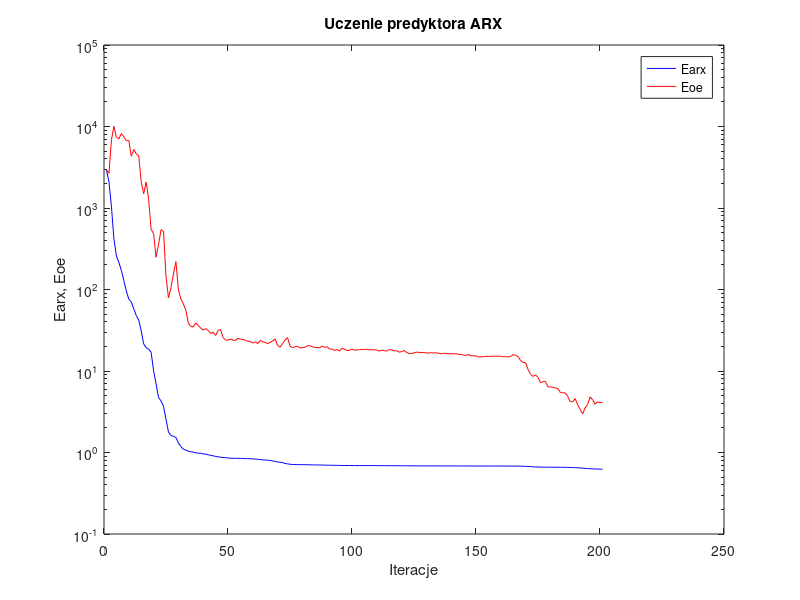
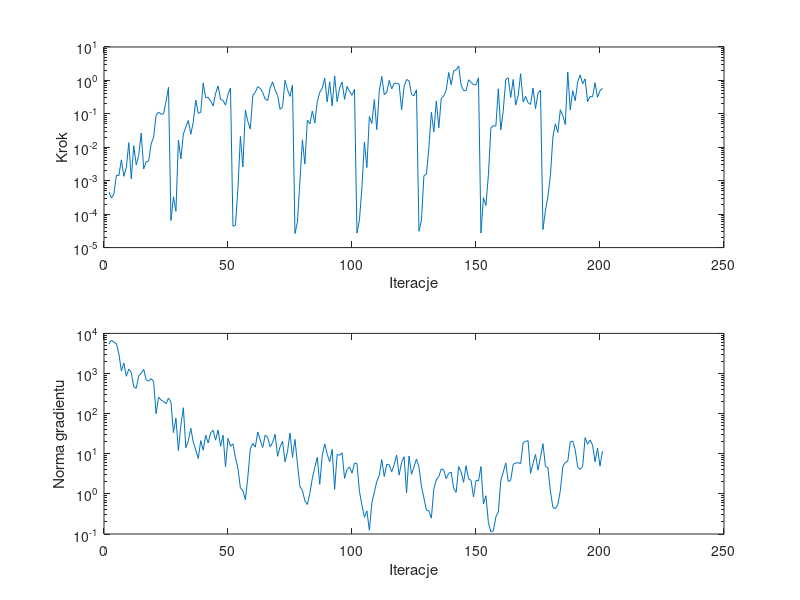

MATLAB code to generate these figures, in order:
%uczenie predyktora arx
clear all;
n=0; farx(n+1)=2.905638e+003; foe(n+1)=2.936647e+003; wspucz(n+1)=0.000000e+000; ng(n+1)=0.000000e+000;
%odnowa zmiennej metryki
n=1; farx(n+1)=2.094019e+003; foe(n+1)=2.666427e+003; krok(n+1)=4.604034e-004; ng(n+1)=5.405733e+003;
n=2; farx(n+1)=1.038695e+003; foe(n+1)=6.853166e+003; krok(n+1)=3.030901e-004; ng(n+1)=6.799160e+003;
n=3; farx(n+1)=4.174912e+002; foe(n+1)=1.009436e+004; krok(n+1)=4.090422e-004; ng(n+1)=5.997203e+003;
n=4; farx(n+1)=2.574557e+002; foe(n+1)=7.381540e+003; krok(n+1)=1.463096e-003; ng(n+1)=5.606899e+003;
n=5; farx(n+1)=2.146605e+002; foe(n+1)=7.061414e+003; krok(n+1)=1.420511e-003; ng(n+1)=3.090931e+003;
n=6; farx(n+1)=1.716610e+002; foe(n+1)=8.174111e+003; krok(n+1)=4.221448e-003; ng(n+1)=1.165124e+003;
n=7; farx(n+1)=1.286303e+002; foe(n+1)=7.481831e+003; krok(n+1)=1.350179e-003; ng(n+1)=1.833172e+003;
n=8; farx(n+1)=9.599048e+001; foe(n+1)=6.707840e+003; krok(n+1)=2.476023e-003; ng(n+1)=8.533187e+002;
n=9; farx(n+1)=7.595778e+001; foe(n+1)=6.726571e+003; krok(n+1)=1.375044e-002; ng(n+1)=1.296292e+003;
n=10; farx(n+1)=7.025797e+001; foe(n+1)=4.311488e+003; krok(n+1)=1.135356e-003; ng(n+1)=1.064087e+003;
n=11; farx(n+1)=5.781020e+001; foe(n+1)=5.205338e+003; krok(n+1)=1.111520e-002; ng(n+1)=4.639857e+002;
n=12; farx(n+1)=4.811052e+001; foe(n+1)=4.633720e+003; krok(n+1)=2.972972e-003; ng(n+1)=4.280714e+002;
n=13; farx(n+1)=4.214591e+001; foe(n+1)=4.388634e+003; krok(n+1)=5.711090e-003; ng(n+1)=8.765597e+002;
n=14; farx(n+1)=3.111681e+001; foe(n+1)=2.099350e+003; krok(n+1)=2.667694e-002; ng(n+1)=1.019890e+003;
n=15; farx(n+1)=2.152190e+001; foe(n+1)=1.497824e+003; krok(n+1)=2.241713e-003; ng(n+1)=1.276803e+003;
n=16; farx(n+1)=1.929691e+001; foe(n+1)=2.080875e+003; krok(n+1)=3.657312e-003; ng(n+1)=7.006365e+002;
n=17; farx(n+1)=1.851435e+001; foe(n+1)=1.279856e+003; krok(n+1)=3.870416e-003; ng(n+1)=6.457895e+002;
n=18; farx(n+1)=1.695329e+001; foe(n+1)=5.478127e+002; krok(n+1)=1.262969e-002; ng(n+1)=7.481190e+002;
n=19; farx(n+1)=1.005750e+001; foe(n+1)=4.845729e+002; krok(n+1)=1.987953e-002; ng(n+1)=6.289025e+002;
n=20; farx(n+1)=6.971427e+000; foe(n+1)=2.486866e+002; krok(n+1)=9.004374e-002; ng(n+1)=1.003098e+002;
n=21; farx(n+1)=4.720985e+000; foe(n+1)=3.576190e+002; krok(n+1)=1.134226e-001; ng(n+1)=2.564972e+002;
n=22; farx(n+1)=4.287498e+000; foe(n+1)=5.425044e+002; krok(n+1)=9.759878e-002; ng(n+1)=2.195715e+002;
n=23; farx(n+1)=3.684200e+000; foe(n+1)=5.162551e+002; krok(n+1)=9.990853e-002; ng(n+1)=2.009484e+002;
n=24; farx(n+1)=2.546822e+000; foe(n+1)=1.449089e+002; krok(n+1)=2.317569e-001; ng(n+1)=1.777917e+002;
n=25; farx(n+1)=1.779339e+000; foe(n+1)=7.889201e+001; krok(n+1)=6.210550e-001; ng(n+1)=2.437489e+002;
%odnowa zmiennej metryki
n=26; farx(n+1)=1.616493e+000; foe(n+1)=1.051015e+002; krok(n+1)=6.447294e-005; ng(n+1)=1.949908e+002;
n=27; farx(n+1)=1.580114e+000; foe(n+1)=1.549899e+002; krok(n+1)=3.308775e-004; ng(n+1)=3.366771e+001;
n=28; farx(n+1)=1.530494e+000; foe(n+1)=2.204098e+002; krok(n+1)=1.215757e-004; ng(n+1)=7.736995e+001;
n=29; farx(n+1)=1.309991e+000; foe(n+1)=9.919218e+001; krok(n+1)=1.650423e-002; ng(n+1)=1.199235e+001;
n=30; farx(n+1)=1.186525e+000; foe(n+1)=7.689846e+001; krok(n+1)=4.505183e-003; ng(n+1)=5.186874e+001;
n=31; farx(n+1)=1.095492e+000; foe(n+1)=6.652835e+001; krok(n+1)=2.502768e-002; ng(n+1)=1.403450e+002;
n=32; farx(n+1)=1.070472e+000; foe(n+1)=5.569206e+001; krok(n+1)=4.017657e-002; ng(n+1)=1.413414e+001;
n=33; farx(n+1)=1.038501e+000; foe(n+1)=3.878897e+001; krok(n+1)=6.345427e-002; ng(n+1)=2.095237e+001;
n=34; farx(n+1)=1.020578e+000; foe(n+1)=3.522354e+001; krok(n+1)=2.452306e-002; ng(n+1)=4.333224e+001;
n=35; farx(n+1)=1.012312e+000; foe(n+1)=3.467416e+001; krok(n+1)=5.695205e-002; ng(n+1)=1.936925e+001;
n=36; farx(n+1)=9.884383e-001; foe(n+1)=3.896562e+001; krok(n+1)=2.594656e-001; ng(n+1)=1.243844e+001;
n=37; farx(n+1)=9.830185e-001; foe(n+1)=3.621539e+001; krok(n+1)=1.032026e-001; ng(n+1)=7.600167e+000;
n=38; farx(n+1)=9.779902e-001; foe(n+1)=3.366819e+001; krok(n+1)=1.105941e-001; ng(n+1)=2.124380e+001;
n=39; farx(n+1)=9.630702e-001; foe(n+1)=3.172685e+001; krok(n+1)=8.413217e-001; ng(n+1)=1.226014e+001;
n=40; farx(n+1)=9.545623e-001; foe(n+1)=3.308867e+001; krok(n+1)=3.040920e-001; ng(n+1)=2.905222e+001;
n=41; farx(n+1)=9.372509e-001; foe(n+1)=3.148588e+001; krok(n+1)=3.145758e-001; ng(n+1)=1.855636e+001;
n=42; farx(n+1)=9.219769e-001; foe(n+1)=2.884615e+001; krok(n+1)=2.400960e-001; ng(n+1)=3.310091e+001;
n=43; farx(n+1)=9.115847e-001; foe(n+1)=2.990085e+001; krok(n+1)=1.713887e-001; ng(n+1)=3.856331e+001;
n=44; farx(n+1)=8.947514e-001; foe(n+1)=2.730764e+001; krok(n+1)=4.113674e-001; ng(n+1)=2.183323e+001;
n=45; farx(n+1)=8.850870e-001; foe(n+1)=3.144707e+001; krok(n+1)=6.871474e-001; ng(n+1)=3.907552e+001;
n=46; farx(n+1)=8.757437e-001; foe(n+1)=3.230852e+001; krok(n+1)=2.681247e-001; ng(n+1)=1.529167e+001;
n=47; farx(n+1)=8.685968e-001; foe(n+1)=2.573774e+001; krok(n+1)=2.543102e-001; ng(n+1)=2.907755e+001;
n=48; farx(n+1)=8.641053e-001; foe(n+1)=2.407855e+001; krok(n+1)=1.823743e-001; ng(n+1)=4.682678e+000;
n=49; farx(n+1)=8.589685e-001; foe(n+1)=2.385796e+001; krok(n+1)=3.819429e-001; ng(n+1)=2.428631e+001;
n=50; farx(n+1)=8.498094e-001; foe(n+1)=2.470482e+001; krok(n+1)=5.896462e-001; ng(n+1)=1.537284e+001;
%odnowa zmiennej metryki
n=51; farx(n+1)=8.487615e-001; foe(n+1)=2.393711e+001; krok(n+1)=4.341873e-005; ng(n+1)=1.770693e+001;
n=52; farx(n+1)=8.485084e-001; foe(n+1)=2.368954e+001; krok(n+1)=4.645269e-005; ng(n+1)=7.941662e+000;
n=53; farx(n+1)=8.478373e-001; foe(n+1)=2.518308e+001; krok(n+1)=5.747417e-004; ng(n+1)=4.350912e+000;
n=54; farx(n+1)=8.456525e-001; foe(n+1)=2.459164e+001; krok(n+1)=2.107682e-002; ng(n+1)=1.402947e+000;
n=55; farx(n+1)=8.454109e-001; foe(n+1)=2.445237e+001; krok(n+1)=2.583925e-003; ng(n+1)=1.191747e+000;
n=56; farx(n+1)=8.425447e-001; foe(n+1)=2.387515e+001; krok(n+1)=1.306634e-001; ng(n+1)=7.171353e-001;
n=57; farx(n+1)=8.396251e-001; foe(n+1)=2.314204e+001; krok(n+1)=5.908701e-002; ng(n+1)=2.620837e+000;
n=58; farx(n+1)=8.387524e-001; foe(n+1)=2.303613e+001; krok(n+1)=3.500452e-002; ng(n+1)=1.320092e+001;
n=59; farx(n+1)=8.350185e-001; foe(n+1)=2.196968e+001; krok(n+1)=3.550835e-001; ng(n+1)=1.806097e+001;
n=60; farx(n+1)=8.317727e-001; foe(n+1)=2.284769e+001; krok(n+1)=4.461084e-001; ng(n+1)=1.461987e+001;
n=61; farx(n+1)=8.237871e-001; foe(n+1)=2.173035e+001; krok(n+1)=6.480438e-001; ng(n+1)=3.489308e+001;
n=62; farx(n+1)=8.186900e-001; foe(n+1)=2.372939e+001; krok(n+1)=5.752763e-001; ng(n+1)=2.199280e+001;
n=63; farx(n+1)=8.126326e-001; foe(n+1)=2.288609e+001; krok(n+1)=4.337210e-001; ng(n+1)=1.433295e+001;
n=64; farx(n+1)=8.092496e-001; foe(n+1)=2.242493e+001; krok(n+1)=2.760258e-001; ng(n+1)=2.921617e+001;
n=65; farx(n+1)=8.051264e-001; foe(n+1)=2.168286e+001; krok(n+1)=2.498965e-001; ng(n+1)=2.542448e+001;
n=66; farx(n+1)=7.981209e-001; foe(n+1)=2.250107e+001; krok(n+1)=5.988308e-001; ng(n+1)=1.491180e+001;
n=67; farx(n+1)=7.887299e-001; foe(n+1)=2.328864e+001; krok(n+1)=9.073805e-001; ng(n+1)=1.923918e+001;
n=68; farx(n+1)=7.774678e-001; foe(n+1)=2.467907e+001; krok(n+1)=5.226535e-001; ng(n+1)=3.041236e+001;
n=69; farx(n+1)=7.652383e-001; foe(n+1)=2.060003e+001; krok(n+1)=3.556863e-001; ng(n+1)=8.648125e+000;
n=70; farx(n+1)=7.591816e-001; foe(n+1)=1.960224e+001; krok(n+1)=1.357860e-001; ng(n+1)=1.484440e+001;
n=71; farx(n+1)=7.505178e-001; foe(n+1)=2.176407e+001; krok(n+1)=1.638325e-001; ng(n+1)=2.057525e+001;
n=72; farx(n+1)=7.337413e-001; foe(n+1)=2.400217e+001; krok(n+1)=1.007999e+000; ng(n+1)=6.301204e+000;
n=73; farx(n+1)=7.255718e-001; foe(n+1)=2.566779e+001; krok(n+1)=5.243733e-001; ng(n+1)=1.141515e+001;
n=74; farx(n+1)=7.177840e-001; foe(n+1)=2.031369e+001; krok(n+1)=3.337224e-001; ng(n+1)=3.303656e+001;
n=75; farx(n+1)=7.118400e-001; foe(n+1)=1.927727e+001; krok(n+1)=7.310195e-001; ng(n+1)=8.152882e+000;
%odnowa zmiennej metryki
n=76; farx(n+1)=7.108020e-001; foe(n+1)=1.983270e+001; krok(n+1)=2.628202e-005; ng(n+1)=2.276353e+001;
n=77; farx(n+1)=7.106584e-001; foe(n+1)=2.008970e+001; krok(n+1)=5.883434e-005; ng(n+1)=5.574257e+000;
n=78; farx(n+1)=7.105099e-001; foe(n+1)=1.923200e+001; krok(n+1)=9.638767e-004; ng(n+1)=1.509602e+000;
n=79; farx(n+1)=7.090277e-001; foe(n+1)=1.926499e+001; krok(n+1)=1.675011e-002; ng(n+1)=1.223034e+000;
n=80; farx(n+1)=7.089487e-001; foe(n+1)=1.953314e+001; krok(n+1)=3.128460e-003; ng(n+1)=6.687734e-001;
n=81; farx(n+1)=7.074925e-001; foe(n+1)=2.041087e+001; krok(n+1)=6.552688e-002; ng(n+1)=5.461597e-001;
n=82; farx(n+1)=7.059517e-001; foe(n+1)=2.042178e+001; krok(n+1)=5.005537e-002; ng(n+1)=1.019142e+000;
n=83; farx(n+1)=7.052108e-001; foe(n+1)=1.987684e+001; krok(n+1)=1.218112e-001; ng(n+1)=2.431438e+000;
n=84; farx(n+1)=7.041789e-001; foe(n+1)=1.945779e+001; krok(n+1)=5.335388e-002; ng(n+1)=4.575112e+000;
n=85; farx(n+1)=7.035172e-001; foe(n+1)=1.938013e+001; krok(n+1)=2.320583e-001; ng(n+1)=8.149630e+000;
n=86; farx(n+1)=7.029349e-001; foe(n+1)=1.934877e+001; krok(n+1)=4.406235e-001; ng(n+1)=1.726780e+000;
n=87; farx(n+1)=7.016472e-001; foe(n+1)=2.021008e+001; krok(n+1)=5.786742e-001; ng(n+1)=9.254370e+000;
n=88; farx(n+1)=6.992845e-001; foe(n+1)=1.951513e+001; krok(n+1)=1.174409e+000; ng(n+1)=1.759208e+001;
n=89; farx(n+1)=6.987558e-001; foe(n+1)=1.981666e+001; krok(n+1)=2.277746e-001; ng(n+1)=9.774736e+000;
n=90; farx(n+1)=6.973310e-001; foe(n+1)=1.852851e+001; krok(n+1)=9.089030e-001; ng(n+1)=6.323844e+000;
n=91; farx(n+1)=6.969917e-001; foe(n+1)=1.860864e+001; krok(n+1)=1.714306e-001; ng(n+1)=1.287163e+001;
n=92; farx(n+1)=6.958337e-001; foe(n+1)=1.786297e+001; krok(n+1)=1.371110e+000; ng(n+1)=1.301733e+000;
n=93; farx(n+1)=6.953945e-001; foe(n+1)=1.835624e+001; krok(n+1)=2.317569e-001; ng(n+1)=9.599022e+000;
n=94; farx(n+1)=6.944662e-001; foe(n+1)=1.752860e+001; krok(n+1)=5.951867e-001; ng(n+1)=9.198373e+000;
n=95; farx(n+1)=6.930999e-001; foe(n+1)=1.913379e+001; krok(n+1)=8.922169e-001; ng(n+1)=1.051830e+001;
n=96; farx(n+1)=6.928699e-001; foe(n+1)=1.846281e+001; krok(n+1)=2.701916e-001; ng(n+1)=2.440675e+000;
n=97; farx(n+1)=6.923167e-001; foe(n+1)=1.785093e+001; krok(n+1)=6.614848e-001; ng(n+1)=4.064533e+000;
n=98; farx(n+1)=6.921061e-001; foe(n+1)=1.797460e+001; krok(n+1)=4.686024e-001; ng(n+1)=4.703282e+000;
n=99; farx(n+1)=6.917902e-001; foe(n+1)=1.856215e+001; krok(n+1)=3.589327e-001; ng(n+1)=3.287193e+000;
n=100; farx(n+1)=6.914983e-001; foe(n+1)=1.800671e+001; krok(n+1)=5.431439e-001; ng(n+1)=5.834963e+000;
%odnowa zmiennej metryki
n=101; farx(n+1)=6.914305e-001; foe(n+1)=1.815220e+001; krok(n+1)=2.722915e-005; ng(n+1)=5.719239e+000;
n=102; farx(n+1)=6.914227e-001; foe(n+1)=1.822773e+001; krok(n+1)=6.738910e-005; ng(n+1)=1.151972e+000;
n=103; farx(n+1)=6.914091e-001; foe(n+1)=1.843447e+001; krok(n+1)=6.250570e-004; ng(n+1)=5.314484e-001;
n=104; farx(n+1)=6.913492e-001; foe(n+1)=1.834526e+001; krok(n+1)=1.430505e-002; ng(n+1)=2.610943e-001;
n=105; farx(n+1)=6.913220e-001; foe(n+1)=1.848678e+001; krok(n+1)=2.464960e-003; ng(n+1)=3.786496e-001;
n=106; farx(n+1)=6.912232e-001; foe(n+1)=1.816778e+001; krok(n+1)=8.304721e-002; ng(n+1)=1.239100e-001;
n=107; farx(n+1)=6.911398e-001; foe(n+1)=1.824535e+001; krok(n+1)=5.140248e-002; ng(n+1)=5.897106e-001;
n=108; farx(n+1)=6.909735e-001; foe(n+1)=1.819479e+001; krok(n+1)=2.671770e-001; ng(n+1)=1.107355e+000;
n=109; farx(n+1)=6.908620e-001; foe(n+1)=1.809664e+001; krok(n+1)=3.377159e-002; ng(n+1)=2.030006e+000;
n=110; farx(n+1)=6.904971e-001; foe(n+1)=1.751125e+001; krok(n+1)=4.801921e-001; ng(n+1)=2.900516e+000;
n=111; farx(n+1)=6.899210e-001; foe(n+1)=1.808238e+001; krok(n+1)=1.324463e+000; ng(n+1)=7.105872e+000;
n=112; farx(n+1)=6.897641e-001; foe(n+1)=1.775875e+001; krok(n+1)=3.745525e-001; ng(n+1)=2.704352e+000;
n=113; farx(n+1)=6.894570e-001; foe(n+1)=1.756271e+001; krok(n+1)=4.448216e-001; ng(n+1)=5.469681e+000;
n=114; farx(n+1)=6.892688e-001; foe(n+1)=1.835149e+001; krok(n+1)=1.001473e+000; ng(n+1)=5.303298e+000;
n=115; farx(n+1)=6.890996e-001; foe(n+1)=1.816504e+001; krok(n+1)=5.596492e-001; ng(n+1)=3.549647e+000;
n=116; farx(n+1)=6.886818e-001; foe(n+1)=1.767673e+001; krok(n+1)=8.094987e-001; ng(n+1)=5.327193e+000;
n=117; farx(n+1)=6.881672e-001; foe(n+1)=1.775292e+001; krok(n+1)=8.316025e-001; ng(n+1)=9.272822e+000;
n=118; farx(n+1)=6.877041e-001; foe(n+1)=1.702141e+001; krok(n+1)=7.763546e-001; ng(n+1)=2.932558e+000;
n=119; farx(n+1)=6.876316e-001; foe(n+1)=1.727870e+001; krok(n+1)=1.308949e-001; ng(n+1)=6.133536e+000;
n=120; farx(n+1)=6.873296e-001; foe(n+1)=1.781881e+001; krok(n+1)=6.622313e-001; ng(n+1)=8.434410e+000;
n=121; farx(n+1)=6.868373e-001; foe(n+1)=1.687884e+001; krok(n+1)=1.068393e+000; ng(n+1)=1.070353e+000;
n=122; farx(n+1)=6.862404e-001; foe(n+1)=1.636849e+001; krok(n+1)=9.674698e-001; ng(n+1)=8.833770e+000;
n=123; farx(n+1)=6.860078e-001; foe(n+1)=1.635841e+001; krok(n+1)=3.805404e-001; ng(n+1)=3.071609e+000;
n=124; farx(n+1)=6.857430e-001; foe(n+1)=1.669035e+001; krok(n+1)=3.465039e-001; ng(n+1)=4.719296e+000;
n=125; farx(n+1)=6.853881e-001; foe(n+1)=1.704465e+001; krok(n+1)=5.243733e-001; ng(n+1)=7.401179e+000;
%odnowa zmiennej metryki
n=126; farx(n+1)=6.853453e-001; foe(n+1)=1.691723e+001; krok(n+1)=3.070301e-005; ng(n+1)=4.657029e+000;
n=127; farx(n+1)=6.853348e-001; foe(n+1)=1.686348e+001; krok(n+1)=6.537935e-005; ng(n+1)=1.549784e+000;
n=128; farx(n+1)=6.852797e-001; foe(n+1)=1.688123e+001; krok(n+1)=1.427772e-003; ng(n+1)=7.925380e-001;
n=129; farx(n+1)=6.852619e-001; foe(n+1)=1.661748e+001; krok(n+1)=1.548092e-003; ng(n+1)=3.936941e-001;
n=130; farx(n+1)=6.851344e-001; foe(n+1)=1.665953e+001; krok(n+1)=9.808332e-003; ng(n+1)=3.782249e-001;
n=131; farx(n+1)=6.849977e-001; foe(n+1)=1.674147e+001; krok(n+1)=1.116954e-001; ng(n+1)=2.487173e-001;
n=132; farx(n+1)=6.849485e-001; foe(n+1)=1.664747e+001; krok(n+1)=2.896961e-002; ng(n+1)=1.354249e+000;
n=133; farx(n+1)=6.847951e-001; foe(n+1)=1.671432e+001; krok(n+1)=2.422759e-001; ng(n+1)=2.259417e+000;
n=134; farx(n+1)=6.846421e-001; foe(n+1)=1.650429e+001; krok(n+1)=3.802193e-002; ng(n+1)=2.679129e+000;
n=135; farx(n+1)=6.845036e-001; foe(n+1)=1.620915e+001; krok(n+1)=2.935451e-001; ng(n+1)=4.202232e+000;
n=136; farx(n+1)=6.844271e-001; foe(n+1)=1.648872e+001; krok(n+1)=3.435737e-001; ng(n+1)=3.897089e+000;
n=137; farx(n+1)=6.843483e-001; foe(n+1)=1.644146e+001; krok(n+1)=5.191100e-001; ng(n+1)=2.395787e+000;
n=138; farx(n+1)=6.842081e-001; foe(n+1)=1.618976e+001; krok(n+1)=1.729901e+000; ng(n+1)=3.256779e+000;
n=139; farx(n+1)=6.841173e-001; foe(n+1)=1.635970e+001; krok(n+1)=7.382907e-001; ng(n+1)=3.477954e+000;
n=140; farx(n+1)=6.839511e-001; foe(n+1)=1.618157e+001; krok(n+1)=1.961613e+000; ng(n+1)=1.353981e+000;
n=141; farx(n+1)=6.838294e-001; foe(n+1)=1.633282e+001; krok(n+1)=2.067461e+000; ng(n+1)=1.092716e+000;
n=142; farx(n+1)=6.835226e-001; foe(n+1)=1.597745e+001; krok(n+1)=2.704893e+000; ng(n+1)=4.793471e+000;
n=143; farx(n+1)=6.834230e-001; foe(n+1)=1.607451e+001; krok(n+1)=7.248392e-001; ng(n+1)=3.537852e+000;
n=144; farx(n+1)=6.833236e-001; foe(n+1)=1.562083e+001; krok(n+1)=4.977875e-001; ng(n+1)=1.940122e+000;
n=145; farx(n+1)=6.831922e-001; foe(n+1)=1.555373e+001; krok(n+1)=4.915350e-001; ng(n+1)=5.026431e+000;
n=146; farx(n+1)=6.830293e-001; foe(n+1)=1.602010e+001; krok(n+1)=1.046368e+000; ng(n+1)=2.368971e+000;
n=147; farx(n+1)=6.828799e-001; foe(n+1)=1.535134e+001; krok(n+1)=8.773192e-001; ng(n+1)=2.172130e+000;
n=148; farx(n+1)=6.828062e-001; foe(n+1)=1.531276e+001; krok(n+1)=7.422839e-001; ng(n+1)=8.350145e-001;
n=149; farx(n+1)=6.827105e-001; foe(n+1)=1.538911e+001; krok(n+1)=7.382907e-001; ng(n+1)=2.181570e+000;
n=150; farx(n+1)=6.825830e-001; foe(n+1)=1.483674e+001; krok(n+1)=1.196104e+000; ng(n+1)=2.105001e+000;
%odnowa zmiennej metryki
n=151; farx(n+1)=6.825457e-001; foe(n+1)=1.490372e+001; krok(n+1)=2.722915e-005; ng(n+1)=4.800061e+000;
n=152; farx(n+1)=6.825400e-001; foe(n+1)=1.502299e+001; krok(n+1)=3.125285e-004; ng(n+1)=5.589410e-001;
n=153; farx(n+1)=6.825312e-001; foe(n+1)=1.512552e+001; krok(n+1)=1.821736e-004; ng(n+1)=8.975041e-001;
n=154; farx(n+1)=6.825262e-001; foe(n+1)=1.510511e+001; krok(n+1)=1.473654e-003; ng(n+1)=1.930360e-001;
n=155; farx(n+1)=6.824981e-001; foe(n+1)=1.511609e+001; krok(n+1)=3.781898e-002; ng(n+1)=1.128008e-001;
n=156; farx(n+1)=6.824682e-001; foe(n+1)=1.522805e+001; krok(n+1)=4.446078e-002; ng(n+1)=1.202849e-001;
n=157; farx(n+1)=6.824625e-001; foe(n+1)=1.519442e+001; krok(n+1)=4.285764e-002; ng(n+1)=2.670557e-001;
n=158; farx(n+1)=6.823508e-001; foe(n+1)=1.522980e+001; krok(n+1)=5.631821e-001; ng(n+1)=3.522510e-001;
n=159; farx(n+1)=6.823172e-001; foe(n+1)=1.514057e+001; krok(n+1)=3.285344e-002; ng(n+1)=2.138581e+000;
n=160; farx(n+1)=6.822557e-001; foe(n+1)=1.497764e+001; krok(n+1)=1.284644e-001; ng(n+1)=3.510060e+000;
n=161; farx(n+1)=6.820532e-001; foe(n+1)=1.498071e+001; krok(n+1)=1.072007e+000; ng(n+1)=5.917117e+000;
n=162; farx(n+1)=6.818926e-001; foe(n+1)=1.487135e+001; krok(n+1)=1.197939e+000; ng(n+1)=2.031838e+000;
n=163; farx(n+1)=6.817805e-001; foe(n+1)=1.510029e+001; krok(n+1)=3.091610e-001; ng(n+1)=2.193736e+000;
n=164; farx(n+1)=6.813833e-001; foe(n+1)=1.590058e+001; krok(n+1)=1.070120e+000; ng(n+1)=5.432871e+000;
n=165; farx(n+1)=6.811449e-001; foe(n+1)=1.550821e+001; krok(n+1)=1.827549e-001; ng(n+1)=5.918205e+000;
n=166; farx(n+1)=6.807992e-001; foe(n+1)=1.501062e+001; krok(n+1)=3.505976e-001; ng(n+1)=5.948746e+000;
n=167; farx(n+1)=6.793834e-001; foe(n+1)=1.339498e+001; krok(n+1)=1.585247e+000; ng(n+1)=5.691079e+000;
n=168; farx(n+1)=6.783062e-001; foe(n+1)=1.279601e+001; krok(n+1)=2.271963e-001; ng(n+1)=1.905034e+001;
n=169; farx(n+1)=6.762611e-001; foe(n+1)=1.264979e+001; krok(n+1)=3.340461e-001; ng(n+1)=2.034325e+001;
n=170; farx(n+1)=6.740062e-001; foe(n+1)=1.042740e+001; krok(n+1)=2.134155e-001; ng(n+1)=2.115751e+001;
n=171; farx(n+1)=6.727647e-001; foe(n+1)=9.094678e+000; krok(n+1)=1.919189e-001; ng(n+1)=3.248184e+000;
n=172; farx(n+1)=6.658248e-001; foe(n+1)=8.577529e+000; krok(n+1)=5.888949e-001; ng(n+1)=5.736852e+000;
n=173; farx(n+1)=6.651035e-001; foe(n+1)=8.953583e+000; krok(n+1)=1.434696e-001; ng(n+1)=9.622992e+000;
n=174; farx(n+1)=6.637905e-001; foe(n+1)=8.343383e+000; krok(n+1)=4.158012e-001; ng(n+1)=3.916947e+000;
n=175; farx(n+1)=6.619110e-001; foe(n+1)=7.183622e+000; krok(n+1)=5.114232e-001; ng(n+1)=8.062684e+000;
%odnowa zmiennej metryki
n=176; farx(n+1)=6.612506e-001; foe(n+1)=7.422120e+000; krok(n+1)=3.488004e-005; ng(n+1)=1.787278e+001;
n=177; farx(n+1)=6.610996e-001; foe(n+1)=7.436750e+000; krok(n+1)=1.297027e-004; ng(n+1)=4.855433e+000;
n=178; farx(n+1)=6.606528e-001; foe(n+1)=6.388350e+000; krok(n+1)=3.423805e-004; ng(n+1)=4.449087e+000;
n=179; farx(n+1)=6.604771e-001; foe(n+1)=6.369240e+000; krok(n+1)=1.441974e-003; ng(n+1)=1.173567e+000;
n=180; farx(n+1)=6.601428e-001; foe(n+1)=6.307759e+000; krok(n+1)=2.014462e-002; ng(n+1)=4.625865e-001;
n=181; farx(n+1)=6.596738e-001; foe(n+1)=6.194973e+000; krok(n+1)=5.042484e-002; ng(n+1)=4.259395e-001;
n=182; farx(n+1)=6.593931e-001; foe(n+1)=6.086180e+000; krok(n+1)=2.780492e-002; ng(n+1)=5.433227e-001;
n=183; farx(n+1)=6.586897e-001; foe(n+1)=5.452625e+000; krok(n+1)=1.328156e-001; ng(n+1)=1.198960e+000;
n=184; farx(n+1)=6.584030e-001; foe(n+1)=5.420882e+000; krok(n+1)=8.892157e-002; ng(n+1)=4.778193e+000;
n=185; farx(n+1)=6.580927e-001; foe(n+1)=5.372137e+000; krok(n+1)=4.799811e-002; ng(n+1)=6.074866e+000;
n=186; farx(n+1)=6.559652e-001; foe(n+1)=4.868107e+000; krok(n+1)=1.779286e+000; ng(n+1)=6.483213e+000;
n=187; farx(n+1)=6.547246e-001; foe(n+1)=4.203271e+000; krok(n+1)=1.306634e-001; ng(n+1)=1.971456e+001;
n=188; farx(n+1)=6.526600e-001; foe(n+1)=4.205367e+000; krok(n+1)=4.966524e-001; ng(n+1)=2.069295e+001;
n=189; farx(n+1)=6.516068e-001; foe(n+1)=4.591124e+000; krok(n+1)=2.464885e-001; ng(n+1)=1.258021e+001;
n=190; farx(n+1)=6.490354e-001; foe(n+1)=3.844980e+000; krok(n+1)=8.970072e-001; ng(n+1)=4.727265e+000;
n=191; farx(n+1)=6.468477e-001; foe(n+1)=3.378908e+000; krok(n+1)=1.462039e+000; ng(n+1)=4.029369e+000;
n=192; farx(n+1)=6.436220e-001; foe(n+1)=2.972395e+000; krok(n+1)=7.926233e-001; ng(n+1)=4.817955e+000;
n=193; farx(n+1)=6.373711e-001; foe(n+1)=3.525227e+000; krok(n+1)=1.112649e+000; ng(n+1)=2.522335e+001;
n=194; farx(n+1)=6.353440e-001; foe(n+1)=3.875423e+000; krok(n+1)=2.317569e-001; ng(n+1)=1.723396e+001;
n=195; farx(n+1)=6.323263e-001; foe(n+1)=4.790294e+000; krok(n+1)=3.310405e-001; ng(n+1)=2.201083e+001;
n=196; farx(n+1)=6.302711e-001; foe(n+1)=4.461622e+000; krok(n+1)=3.224739e-001; ng(n+1)=1.644099e+001;
n=197; farx(n+1)=6.276146e-001; foe(n+1)=3.901611e+000; krok(n+1)=8.535981e-001; ng(n+1)=6.325152e+000;
n=198; farx(n+1)=6.266510e-001; foe(n+1)=4.196864e+000; krok(n+1)=3.123324e-001; ng(n+1)=1.377517e+001;
n=199; farx(n+1)=6.252217e-001; foe(n+1)=4.079987e+000; krok(n+1)=4.951781e-001; ng(n+1)=4.921764e+000;
n=200; farx(n+1)=6.237014e-001; foe(n+1)=4.109389e+000; krok(n+1)=5.732413e-001; ng(n+1)=1.156909e+001;

figure; semilogy(farx,'b'); hold on; semilogy(foe,'r'); xlabel('Iteracje'); ylabel('Earx, Eoe'); legend('Earx','Eoe'); title('Uczenie predyktora ARX');
figure; subplot(2,1,1); semilogy(krok); xlabel('Iteracje'); ylabel('Krok');
subplot(2,1,2); semilogy(ng); xlabel('Iteracje'); ylabel('Norma gradientu');
Earx=farx(n+1)
Eoe=foe(n+1)
